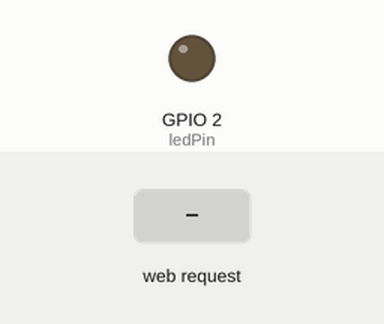
Recording of a sketch running on a simulated ESP32. Parts: output pins drawn as LEDs (lit = HIGH). The inputs (shaded band) are chosen by the test bench. WiFi joins after 1.5 s; servers stay silent unless stated; what the sketch prints to the serial monitor is not drawn.

Above: at 2.7 s.
2.8 s: HTTP request GET /on received
At 3.2 s:
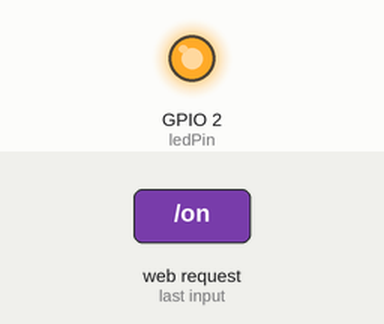
4.3 s: HTTP request GET /off received
At 5.5 s:
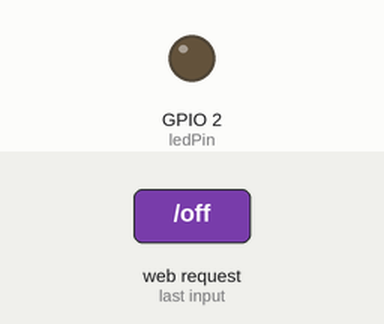
Timing chart, 0 to 7.3 s (numbered marks = the images above; inputs shaded):
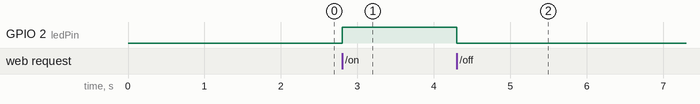

Measured:
- after the input at 2.8 s, GPIO 2 (ledPin): LOW → HIGH at once
- after the input at 4.3 s, GPIO 2 (ledPin): HIGH → LOW at once

The sketch:

LED_WIFI_GLOW.ino
```cpp
#include <WiFi.h>
#include <WebServer.h>

const char* ssid = "Mahesh_EXT";
const char* password = "shiva@123";

WebServer server(80);

int ledPin = 2;

void setup() {

  Serial.begin(115200);

  pinMode(ledPin, OUTPUT);

  WiFi.begin(ssid, password);

  while (WiFi.status() != WL_CONNECTED) {
    delay(500);
  }

  Serial.println(WiFi.localIP());

  server.on("/on", []() {
    digitalWrite(ledPin, HIGH);
    server.send(200, "text/plain", "LED ON");
  });

  server.on("/off", []() {
    digitalWrite(ledPin, LOW);
    server.send(200, "text/plain", "LED OFF");
  });

  server.begin();
}

void loop() {
  server.handleClient();
}
```
